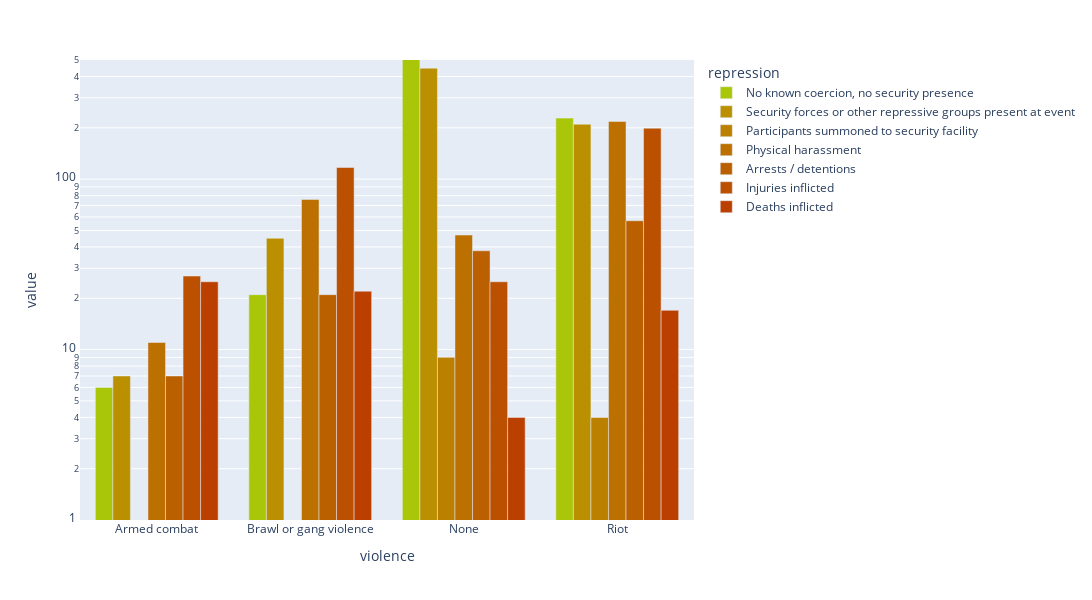

This figure's notebook cell:
### Code cell
df = create_df('violence',drop_non_violence=False)
color_dict= col_func(df)

fig = px.bar(df, log_y=True, range_y= [1,500],barmode='group',
            width=1400, height=600,
            color_discrete_map=color_dict)
plt.savefig('../plots/egypt_plots/violence_repress.png')
fig.show()

### Figure 1 — Plotly figure (JSON) as saved in the notebook; plotly's stock layout.template omitted (floating-point values rounded to 4 significant figures)
{"data": [{"alignmentgroup": "True", "hovertemplate": "repression=No known coercion, no security presence<br>violence=%{x}<br>value=%{y}<extra></extra>", "legendgroup": "No known coercion, no security presence", "marker": {"color": "#A9C609", "pattern": {"shape": ""}}, "name": "No known coercion, no security presence", "offsetgroup": "No known coercion, no security presence", "orientation": "v", "showlegend": true, "textposition": "auto", "type": "bar", "x": ["Armed combat", "Brawl or gang violence", "None", "Riot"], "xaxis": "x", "y": [6, 21, 5632, 228], "yaxis": "y"}, {"alignmentgroup": "True", "hovertemplate": "repression=Security forces or other repressive groups present at event<br>violence=%{x}<br>value=%{y}<extra></extra>", "legendgroup": "Security forces or other repressive groups present at event", "marker": {"color": "#BB9000", "pattern": {"shape": ""}}, "name": "Security forces or other repressive groups present at event", "offsetgroup": "Security forces or other repressive groups present at event", "orientation": "v", "showlegend": true, "textposition": "auto", "type": "bar", "x": ["Armed combat", "Brawl or gang violence", "None", "Riot"], "xaxis": "x", "y": [7, 45, 448, 210], "yaxis": "y"}, {"alignmentgroup": "True", "hovertemplate": "repression=Participants summoned to security facility<br>violence=%{x}<br>value=%{y}<extra></extra>", "legendgroup": "Participants summoned to security facility", "marker": {"color": "#BB8000", "pattern": {"shape": ""}}, "name": "Participants summoned to security facility", "offsetgroup": "Participants summoned to security facility", "orientation": "v", "showlegend": true, "textposition": "auto", "type": "bar", "x": ["Armed combat", "Brawl or gang violence", "None", "Riot"], "xaxis": "x", "y": [null, 1, 9, 4], "yaxis": "y"}, {"alignmentgroup": "True", "hovertemplate": "repression=Physical harassment<br>violence=%{x}<br>value=%{y}<extra></extra>", "legendgroup": "Physical harassment", "marker": {"color": "#BB7000", "pattern": {"shape": ""}}, "name": "Physical harassment", "offsetgroup": "Physical harassment", "orientation": "v", "showlegend": true, "textposition": "auto", "type": "bar", "x": ["Armed combat", "Brawl or gang violence", "None", "Riot"], "xaxis": "x", "y": [11, 76, 47, 218], "yaxis": "y"}, {"alignmentgroup": "True", "hovertemplate": "repression=Arrests / detentions<br>violence=%{x}<br>value=%{y}<extra></extra>", "legendgroup": "Arrests / detentions", "marker": {"color": "#BB6000", "pattern": {"shape": ""}}, "name": "Arrests / detentions", "offsetgroup": "Arrests / detentions", "orientation": "v", "showlegend": true, "textposition": "auto", "type": "bar", "x": ["Armed combat", "Brawl or gang violence", "None", "Riot"], "xaxis": "x", "y": [7, 21, 38, 57], "yaxis": "y"}, {"alignmentgroup": "True", "hovertemplate": "repression=Injuries inflicted<br>violence=%{x}<br>value=%{y}<extra></extra>", "legendgroup": "Injuries inflicted", "marker": {"color": "#BB5000", "pattern": {"shape": ""}}, "name": "Injuries inflicted", "offsetgroup": "Injuries inflicted", "orientation": "v", "showlegend": true, "textposition": "auto", "type": "bar", "x": ["Armed combat", "Brawl or gang violence", "None", "Riot"], "xaxis": "x", "y": [27, 117, 25, 199], "yaxis": "y"}, {"alignmentgroup": "True", "hovertemplate": "repression=Deaths inflicted<br>violence=%{x}<br>value=%{y}<extra></extra>", "legendgroup": "Deaths inflicted", "marker": {"color": "#BB4000", "pattern": {"shape": ""}}, "name": "Deaths inflicted", "offsetgroup": "Deaths inflicted", "orientation": "v", "showlegend": true, "textposition": "auto", "type": "bar", "x": ["Armed combat", "Brawl or gang violence", "None", "Riot"], "xaxis": "x", "y": [25, 22, 4, 17], "yaxis": "y"}], "layout": {"barmode": "group", "height": 600, "legend": {"title": {"text": "repression"}, "tracegroupgap": 0}, "margin": {"t": 60}, "width": 1400, "xaxis": {"anchor": "y", "domain": [0, 1], "title": {"text": "violence"}}, "yaxis": {"anchor": "x", "domain": [0, 1], "range": [0, 2.699], "title": {"text": "value"}, "type": "log"}}}
